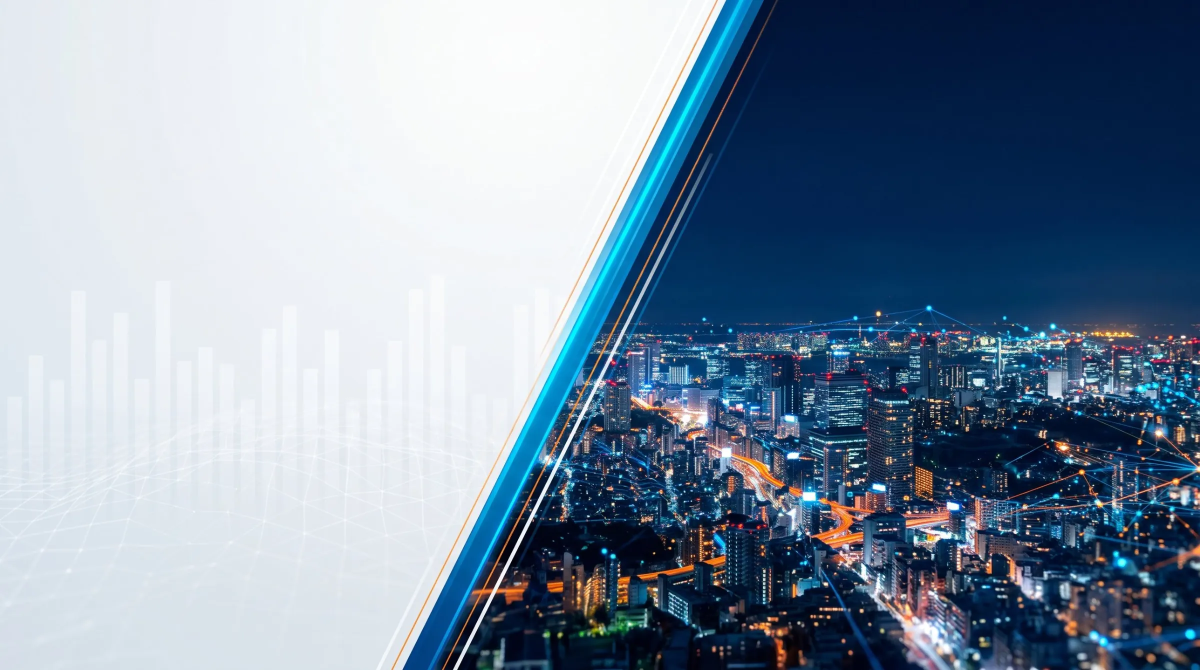
#> input picture src/assets/fundos/contato-2400.webp, 2400 x 1340 px, given in place of 8bda1753-image.jpg, which was not available (shown at 1/2 size)
$ python processar-imagens-vitor.py
#> lines starting #> are read from the running program, lines starting #| are printed output that depends on the picture; after the words box and inside, x2 and y2 are one past the last pixel; in counts of white or black regions, pixels touching at a corner belong together
"""Limpa as imagens de referência do Vitor (retira as caixas de interface desenhadas) e gera os fundos do site."""
import cv2, numpy as np
from PIL import Image, ImageFilter

UP = '/mnt/user-data/uploads/'
OUT = '/home/claude/audit/site/public/img/fundos/'
SH = '/home/claude/shots/'


def inpaint(img, rects, raio=9, suave=6):
    mask = np.zeros(img.shape[:2], np.uint8)
    for x0, y0, x1, y1 in rects:
        cv2.rectangle(mask, (x0, y0), (x1, y1), 255, -1)
    fix = cv2.inpaint(img, mask, raio, cv2.INPAINT_TELEA)
    blur = cv2.GaussianBlur(fix, (0, 0), suave)
    m = cv2.GaussianBlur(mask.astype(np.float32) / 255, (0, 0), 5)[..., None]
    return (fix * (1 - m) + blur * m).astype(np.uint8)


def para_pil(bgr):
    return Image.fromarray(cv2.cvtColor(bgr, cv2.COLOR_BGR2RGB))


def salvar(im, nome, w2=2560, w1=1600):
    h2 = round(im.height * w2 / im.width)
    big = im.resize((w2, h2), Image.LANCZOS).filter(ImageFilter.UnsharpMask(radius=1.4, percent=55, threshold=2))
    big.save(OUT + nome + '.webp', 'WEBP', quality=84, method=6)
    big.resize((w1, round(h2 * w1 / w2)), Image.LANCZOS).save(OUT + nome + '-1600.webp', 'WEBP', quality=82, method=6)
    big.resize((1280, round(h2 * 1280 / w2))).save(SH + 'p-' + nome + '.png')
    return big


def mascara(im, cor, esq=None, base=None):
    a = np.asarray(im, dtype=np.float32)
    H, W = a.shape[:2]
    xx = np.linspace(0, 1, W)[None, :, None]
    yy = np.linspace(0, 1, H)[:, None, None]
    m = np.zeros((H, W, 1), np.float32)
    if esq:
        m = np.maximum(m, np.clip((esq[1] - xx) / (esq[1] - esq[0]), 0, 1) * esq[2])
    if base:
        m = np.maximum(m, np.clip((yy - base[0]) / (base[1] - base[0]), 0, 1) * base[2])
    return Image.fromarray((a * (1 - m) + np.array(cor, np.float32) * m).astype(np.uint8))


# 1) Abertura: versão com caminhão (8bda) -----------------------------------
src = cv2.imread(UP + '8bda1753-image.jpg')
#> src is the input picture: shape (1340, 2400, 3); mean B, G, R 162.8, 144.1, 126.3
# painel vazio da direita, barra horizontal e botões/pílulas da esquerda
src = inpaint(src, [(1188, 128, 1342, 412)])
#> after the loop in inpaint, `for x0, y0, x1, y1 in rects:`:
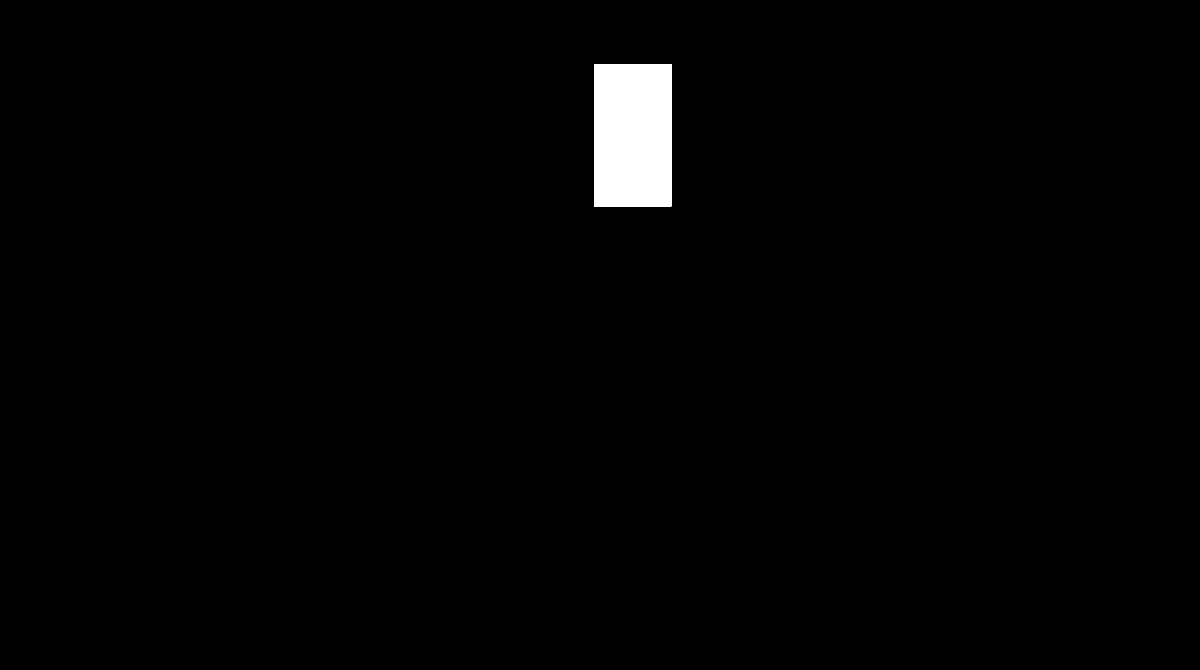
#> mask: shape (1340, 2400) (shown at 1/2 size); 1.4% white; 1 white region, box (x1, y1, x2, y2) and area: (1188, 128, 1343, 413) 44175
im = para_pil(src)
a = np.asarray(im, np.float32)
H, W = a.shape[:2]
#> H = 1340; W = 2400
# escurece a barra desenhada (à esquerda do caminhão) com borda suave
m = np.zeros((H, W), np.float32)
m[436:522, 0:890] = 1
m = cv2.GaussianBlur(m, (0, 0), 14)[..., None] * 0.9
a = a * (1 - m) + np.array([6, 12, 24], np.float32) * m
im = Image.fromarray(a.astype(np.uint8))
im = mascara(im, (6, 12, 24), esq=(0.33, 0.44, 0.97), base=(0.66, 0.8, 0.92))
big = salvar(im, 'hero-globo')
# celular: recorte da cena (cidade, globo, avião, caminhão)
cena = big.crop((1100, 120, 2560, 1260)).resize((1080, 843), Image.LANCZOS)
mov = Image.new('RGB', (1080, 1500), (6, 12, 24)); mov.paste(cena, (0, 620))
#> after `mov.paste(cena, (0, 620))`:
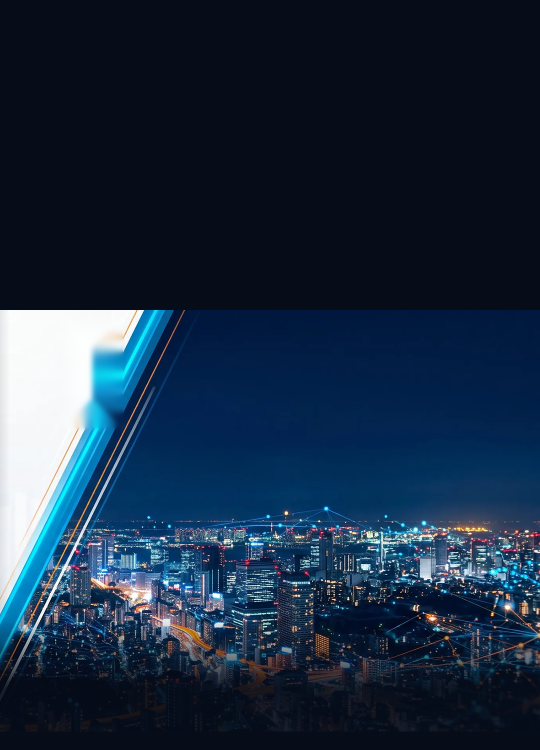
#> mov: PIL image 1080x1500 RGB (shown at 1/2 size); mean R, G, B 26.2, 44.7, 66
mov.save(OUT + 'hero-globo-movel.webp', 'WEBP', quality=82, method=6)

# 2) Experiência: caminhão em estrada clara (0c4e), espelhado para o caminhão ficar à direita
im = Image.open(UP + '0c4e4846-image.jpg').convert('RGB').transpose(Image.FLIP_LEFT_RIGHT)
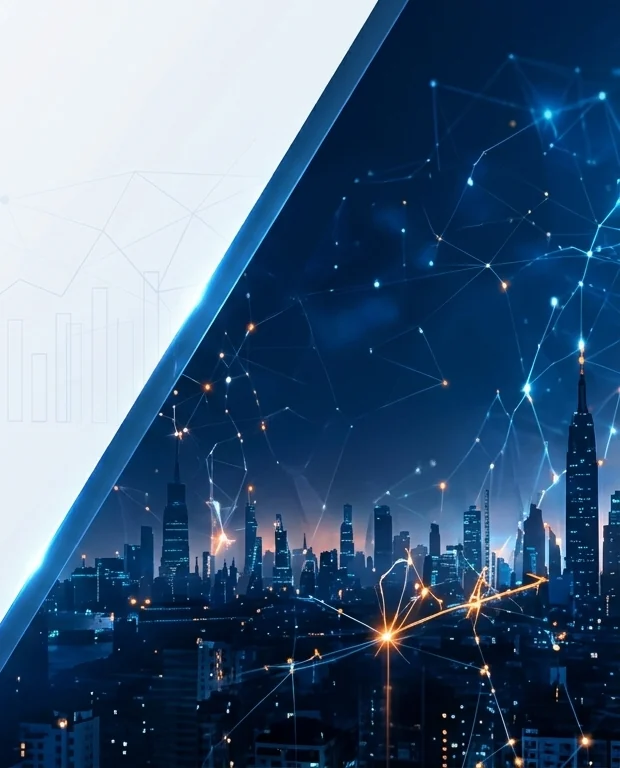
#> input picture src/assets/fundos/contato-painel.webp, 620 x 768 px, given in place of 0c4e4846-image.jpg, which was not available
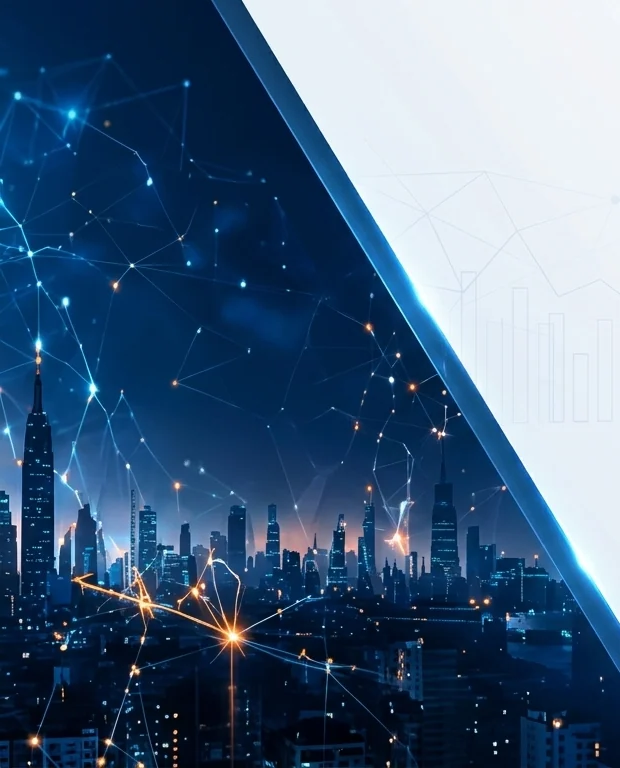
#> im: PIL image 620x768 RGB; mean R, G, B 71, 98.2, 127.5
src = cv2.cvtColor(np.asarray(im), cv2.COLOR_RGB2BGR)
#> src: shape (768, 620, 3)
src = inpaint(src, [(348, 185, 360, 555), (680, 185, 692, 555)], raio=5, suave=3)  # linhas verticais soltas
#> call 2 of inpaint, with raio = 5, suave = 3
#> after the loop in inpaint (call 2), `for x0, y0, x1, y1 in rects:`:
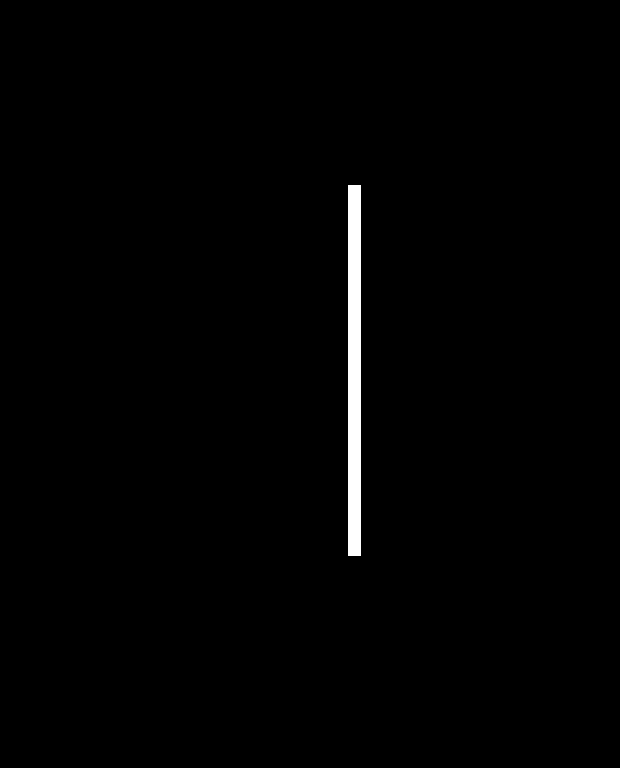
#> mask: shape (768, 620); 1% white; 1 white region, box (x1, y1, x2, y2) and area: (348, 185, 361, 556) 4823
#> in inpaint (call 2), `blur = cv2.GaussianBlur(fix, (0, 0), suave)`:
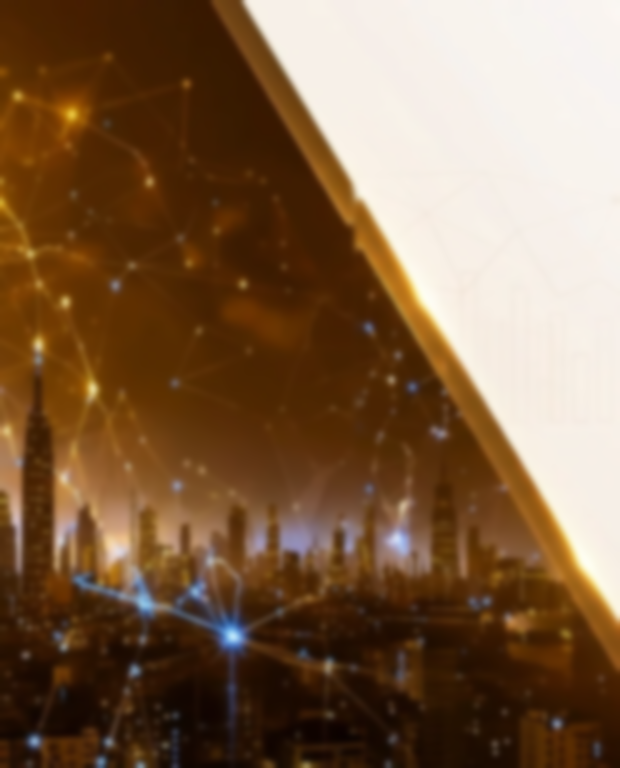
#> blur: shape (768, 620, 3); mean R, G, B 127.5, 98.2, 71
salvar(para_pil(src), 'experiencia-caminhao')

# 3) Formação: capelo e diploma (71b6), sem as três caixas vazias
src = cv2.imread(UP + '71b6bf73-image.jpg')
peq = cv2.resize(src, None, fx=0.5, fy=0.5)
peq = inpaint(peq, [(368, 30, 674, 274)], raio=15, suave=12)
#> call 3 of inpaint, with raio = 15, suave = 12
#> after the loop in inpaint (call 3), `for x0, y0, x1, y1 in rects:`: mask: shape (384, 310); every value is 0
#> in inpaint (call 3), `blur = cv2.GaussianBlur(fix, (0, 0), suave)`:
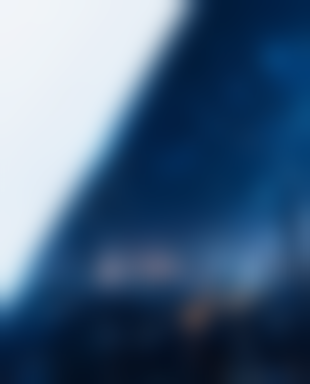
#> blur: shape (384, 310, 3); mean B, G, R 127.6, 98.3, 71
fix = cv2.resize(peq, (src.shape[1], src.shape[0]))
mask = np.zeros(src.shape[:2], np.float32); mask[50:560, 735:1350] = 1
mask = cv2.GaussianBlur(mask, (0, 0), 20)[..., None]
src = (src * (1 - mask) + cv2.GaussianBlur(fix, (0, 0), 10) * mask).astype(np.uint8)
salvar(para_pil(src), 'formacao-diploma')
#> in para_pil, returned value is the input picture: PIL image 620x768 RGB; mean R, G, B 71, 98.2, 127.5

# 4) Sobre: colagem de porto, armazém e caminhão (be47), sem a barra inferior e sem as caixas de vidro
#> (the run stopped early here; a loop or call above may not have finished)
